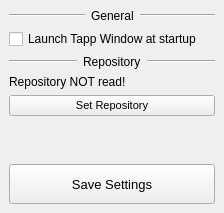
<?xml version="1.0" encoding="UTF-8"?>
<ui version="4.0">
 <class>tappSettings_MainWindow</class>
 <widget class="QMainWindow" name="tappSettings_MainWindow">
  <property name="geometry">
   <rect>
    <x>0</x>
    <y>0</y>
    <width>224</width>
    <height>213</height>
   </rect>
  </property>
  <property name="windowTitle">
   <string>Tapp Settings</string>
  </property>
  <widget class="QWidget" name="centralwidget">
   <layout class="QVBoxLayout" name="verticalLayout">
    <item>
     <layout class="QHBoxLayout" name="horizontalLayout_7">
      <item>
       <widget class="Line" name="line_5">
        <property name="sizePolicy">
         <sizepolicy hsizetype="Expanding" vsizetype="Fixed">
          <horstretch>0</horstretch>
          <verstretch>0</verstretch>
         </sizepolicy>
        </property>
        <property name="orientation">
         <enum>Qt::Horizontal</enum>
        </property>
       </widget>
      </item>
      <item>
       <widget class="QLabel" name="label_3">
        <property name="text">
         <string>General</string>
        </property>
        <property name="scaledContents">
         <bool>false</bool>
        </property>
       </widget>
      </item>
      <item>
       <widget class="Line" name="line_6">
        <property name="sizePolicy">
         <sizepolicy hsizetype="Expanding" vsizetype="Fixed">
          <horstretch>0</horstretch>
          <verstretch>0</verstretch>
         </sizepolicy>
        </property>
        <property name="orientation">
         <enum>Qt::Horizontal</enum>
        </property>
       </widget>
      </item>
     </layout>
    </item>
    <item>
     <widget class="QCheckBox" name="launchWindowAtStartup_checkBox">
      <property name="text">
       <string>Launch Tapp Window at startup</string>
      </property>
     </widget>
    </item>
    <item>
     <layout class="QHBoxLayout" name="horizontalLayout_6">
      <item>
       <widget class="Line" name="line_3">
        <property name="sizePolicy">
         <sizepolicy hsizetype="Expanding" vsizetype="Fixed">
          <horstretch>0</horstretch>
          <verstretch>0</verstretch>
         </sizepolicy>
        </property>
        <property name="orientation">
         <enum>Qt::Horizontal</enum>
        </property>
       </widget>
      </item>
      <item>
       <widget class="QLabel" name="label_2">
        <property name="text">
         <string>Repository</string>
        </property>
        <property name="scaledContents">
         <bool>false</bool>
        </property>
       </widget>
      </item>
      <item>
       <widget class="Line" name="line_4">
        <property name="sizePolicy">
         <sizepolicy hsizetype="Expanding" vsizetype="Fixed">
          <horstretch>0</horstretch>
          <verstretch>0</verstretch>
         </sizepolicy>
        </property>
        <property name="orientation">
         <enum>Qt::Horizontal</enum>
        </property>
       </widget>
      </item>
     </layout>
    </item>
    <item>
     <widget class="QLabel" name="repository_label">
      <property name="text">
       <string>Repository NOT read!</string>
      </property>
     </widget>
    </item>
    <item>
     <widget class="QPushButton" name="setRepository_pushButton">
      <property name="sizePolicy">
       <sizepolicy hsizetype="Expanding" vsizetype="Preferred">
        <horstretch>0</horstretch>
        <verstretch>0</verstretch>
       </sizepolicy>
      </property>
      <property name="minimumSize">
       <size>
        <width>0</width>
        <height>0</height>
       </size>
      </property>
      <property name="font">
       <font>
        <pointsize>8</pointsize>
        <weight>50</weight>
        <bold>false</bold>
       </font>
      </property>
      <property name="text">
       <string>Set Repository</string>
      </property>
     </widget>
    </item>
    <item>
     <spacer name="verticalSpacer">
      <property name="orientation">
       <enum>Qt::Vertical</enum>
      </property>
      <property name="sizeHint" stdset="0">
       <size>
        <width>20</width>
        <height>40</height>
       </size>
      </property>
     </spacer>
    </item>
    <item>
     <widget class="QPushButton" name="saveSettings_pushButton">
      <property name="sizePolicy">
       <sizepolicy hsizetype="Expanding" vsizetype="Preferred">
        <horstretch>0</horstretch>
        <verstretch>0</verstretch>
       </sizepolicy>
      </property>
      <property name="minimumSize">
       <size>
        <width>0</width>
        <height>40</height>
       </size>
      </property>
      <property name="font">
       <font>
        <pointsize>10</pointsize>
        <weight>50</weight>
        <bold>false</bold>
       </font>
      </property>
      <property name="text">
       <string>Save Settings</string>
      </property>
     </widget>
    </item>
   </layout>
  </widget>
 </widget>
 <resources/>
 <connections/>
</ui>
